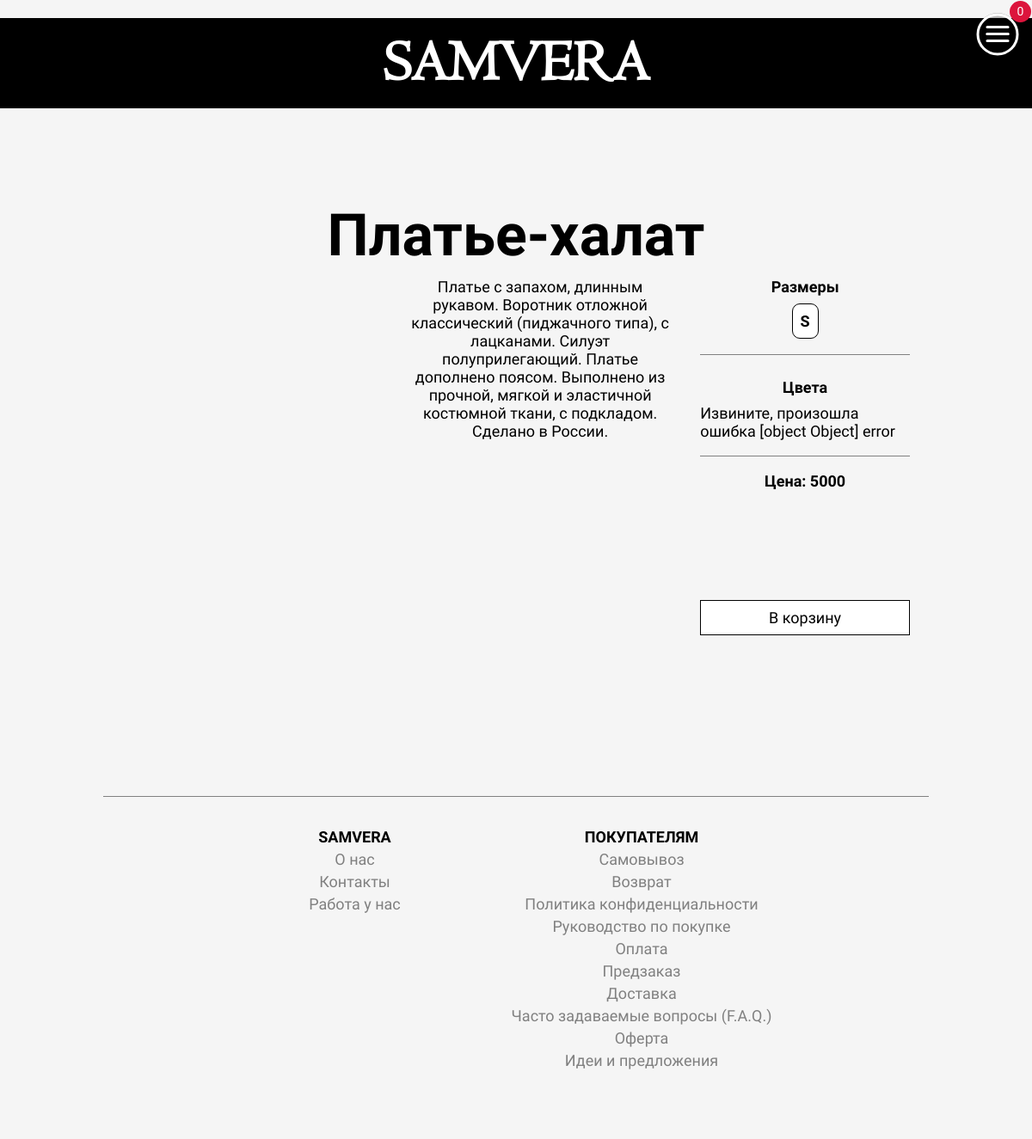
The page /thing/1 on the database its author committed.
### app/models.py (models this page shows, shortened)
class Tovar(models.Model):
    kod = models.UUIDField(default=uuid.uuid1)
    title = models.CharField("Нозвание изделия", max_length=50)
    descr = models.TextField("Описание товара")
    uhod = models.TextField("Уход за изделием")
    sebestoimost = models.PositiveIntegerField("Себестоимость товара")
    cost = models.PositiveIntegerField("Цена для клиента", default=5000)
    data_create = models.DateField("Дата добавления товара", auto_now_add=True)
    hidden = models.BooleanField("Видимость для покупателя", help_text="Признак видимости товара на сайте", default=True)
    @property
    def random_image(self):
        v = Variaciya.objects.filter(tovar=self.id).order_by('?')[:1]
        print (v[0].id)
        g = Gallery.objects.filter(product=v[0].id).order_by('?')[:1]
        return g[0].image
    def sizes(self):
        s = ""
        vs = self.variacii.values('size').annotate(Count('id')).order_by()
        print("vs = ", vs)
        for i in vs:
            print("I = ", i)
            sz = i['size']
            s=s+f'<div id="size-{sz}" data-tovar="{self.id}" data-size="{sz}" style="padding: .5rem; background: 1px solid gray; border-radius: .5rem;">{sz}</div>'
        return s
    class Meta:
        verbose_name = "Изделие"
        verbose_name_plural = "Изделия"

### app/views/views.py (the view)
# urls.py: path('thing/<int:id>', views.thing, name='thing'),
def thing(request, id):
    t = get_object_or_404(models.Tovar, pk=id)
    assert isinstance(request, HttpRequest)
    return render(
        request,
        'app/catalog/thing.html',
        {
            'message':t.title,
            'thing': t,
            'title':'Карточка товара',
            'year':year(),
        }
    )

### app/views/views.py (called while the page is built)
def year():
    return "2019 - " + str(datetime.now().year)

### app/templates/app/catalog/thing.html (shortened to what this page needs)
{% extends "app/layout.html" %}
{% load staticfiles %}
{% block css %}
    <link rel="stylesheet" type="text/css" href="{% static 'app/content/css/flickity-docs.css' %}" />
    <link rel="stylesheet" type="text/css" href="{% static 'app/content/css/catalog/catalog.css' %}" />
{% endblock %}
{% block content %}
<div class="main_content thing-content">
    <div class="foto_cost slider"></div>
    <div class="title">{{thing.title}}</div>
    <div class="desc">
        <div class="descr">{{thing.descr}}</div>
    </div>
    <div class="variacii">
        <p>Размеры</p>
        <div class="sizes">{{thing.sizes|safe}}</div>
        <p>Цвета</p>
        <div class="colors">{{thing.colortile_korz|safe}}</div>
        <div class="cost"><p>Цена: {{thing.cost}}</p></div>
    </div>
    <div id="btn-id" class="btn-base btn-light" data-id="{{thing.id}}" onclick="add(this)"><p>В корзину</p></div>
</div>
{% endblock %}

### app/static/app/content/css/main.css (style rules this page uses)
* { font-family: Philosopher; padding: 0; margin: 0; -moz-box-sizing: border-box; -webkit-box-sizing: border-box; box-sizing: border-box; }
@media only screen and (min-width: 300px) { * { font-size: 16px; } }
@media only screen and (min-width: 480px) { * { font-size: 16px; } }
@media only screen and (min-width: 560px) { * { font-size: 16px; } }
@media only screen and (min-width: 640px) { * { font-size: 18px; } }
@media only screen and (min-width: 768px) { * { font-size: 18px; } }
@media only screen and (min-width: 1024px) { * { font-size: 18px; } }
body { margin: 0; background-color: whitesmoke; text-align: center; }
.btn-base { border: 1px solid transparent; background-color: transparent; cursor: pointer; display: inline-block; }
.btn-base p { padding: .5rem 1rem; }
.btn-light { border: 1px solid black; background-color: white; }
.btn-light p { color: black; }
.main_content { margin: auto; }

### app/static/app/content/css/catalog/catalog.css (style rules this page uses)
.thing-content { z-index: 2; display: grid; background-color: whitesmoke; margin: auto; grid-gap: .5rem 2rem; justify-content: center; align-items: center; }
.thing-content .desc, .thing-content .variacii { align-self: baseline; }
.thing-content .variacii > p { font-weight: bold; }
.thing-content .variacii .sizes { padding: .5rem 0 1rem 0; border-bottom: 1px solid gray; margin-bottom: 1.5rem; -webkit-justify-content: center; justify-content: center; }
.thing-content .variacii .sizes > div { border: 1px solid transparent; display: inline-block; }
.thing-content .variacii .sizes .size-select { background-color: white; font-weight: bold; border: 1px solid black; }
.thing-content .variacii .colors { justify-content: flex-start; padding: .5rem 0 1rem 0; text-align: left; border-bottom: 1px solid gray; }
.thing-content .variacii .cost { margin: 1rem 0; font-weight: bold; }
.thing-content .foto_cost { margin: auto; }
@media only screen and (min-width: 1024px) { .thing-content { max-width: 1024px; padding: 6rem 3rem; grid-template-areas: 'title title title' 'photo desc size' 'photo desc btn'; } }
@media only screen and (min-width: 1024px) { .thing-content .foto_cost { width: 300px; height: 450px; grid-area: photo; } }
@media only screen and (min-width: 1024px) { .thing-content .title { grid-area: title; } }
@media only screen and (min-width: 1024px) { .thing-content .desc { grid-area: desc; } }
@media only screen and (min-width: 1024px) { .thing-content .variacii { grid-area: size; } }
@media only screen and (min-width: 1024px) { .thing-content #btn-id { grid-area: btn; } }
.thing-content .title { color: black; font-weight: bold; font-family: Comfortaa; }
@media only screen and (min-width: 300px) { .thing-content .title { font-size: 30px; } }
@media only screen and (min-width: 480px) { .thing-content .title { font-size: 30px; } }
@media only screen and (min-width: 560px) { .thing-content .title { font-size: 32px; } }
@media only screen and (min-width: 640px) { .thing-content .title { font-size: 32px; } }
@media only screen and (min-width: 768px) { .thing-content .title { font-size: 68px; } }
@media only screen and (min-width: 1024px) { .thing-content .title { font-size: 68px; } }

### rows shown on the page
Tovar: title "Платье-халат", descr "Платье с запахом, длинным рукавом. Воротник отложной классический (пиджачного типа), с лацканами. Силуэт полуприлегающий. Платье дополнено поясом. Выполнено из прочной, мягкой и эластичной костюмной ткани, с подкладом. Сделано в России.", sizes "S", cost "5000"
